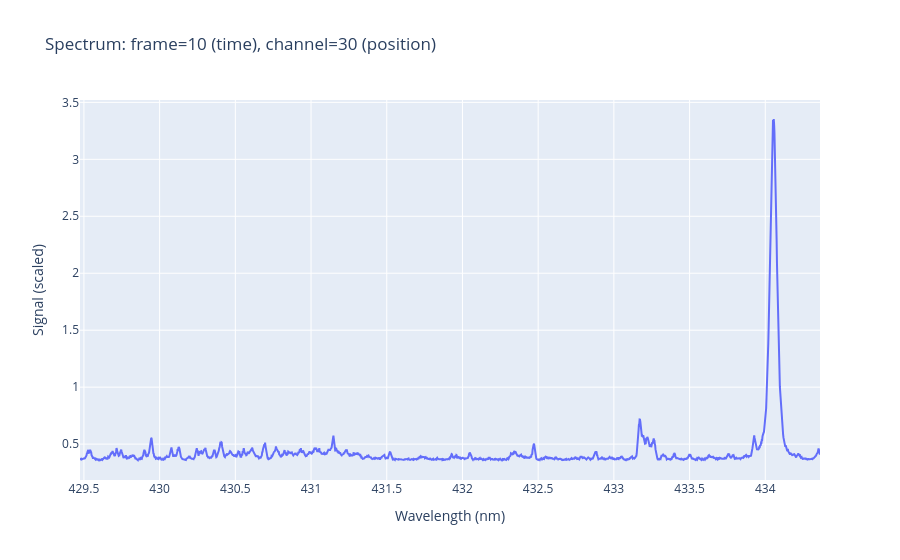

Notebook cell for this chart:
### Code cell
fig = s.plot_spectrum_plotly(10, 30)
fig.show()

### Figure 1 — Plotly figure (JSON) as saved in the notebook; plotly's stock layout.template omitted (floating-point values rounded to 4 significant figures; data arrays with more than 128 entries replaced by an {"elided": "..."} marker saying what was removed)
{"data": [{"hovertemplate": "λ = %{x:.3f} nm<br>I = %{y:.6g}<extra></extra>", "line": {"shape": "linear"}, "mode": "lines", "name": "f=10, ch=30", "type": "scatter", "x": {"elided": "2048 float values"}, "y": {"elided": "2048 float values"}}], "layout": {"hovermode": "x unified", "title": {"text": "Spectrum: frame=10 (time), channel=30 (position)"}, "xaxis": {"title": {"text": "Wavelength (nm)"}}, "yaxis": {"title": {"text": "Signal (scaled)"}}}}
